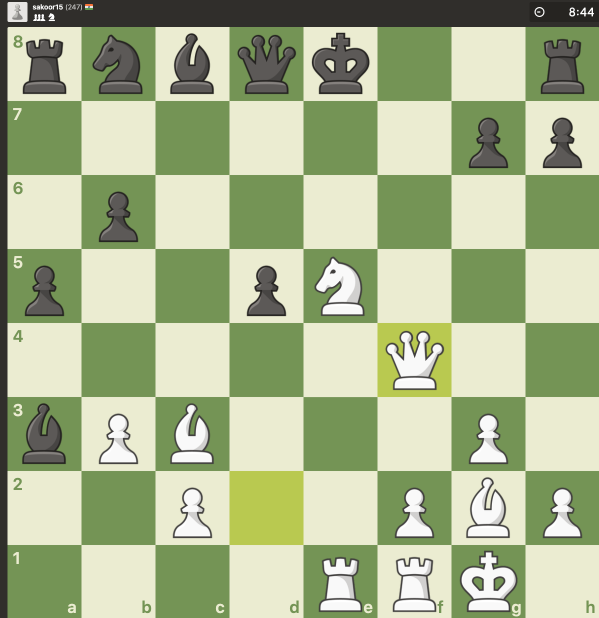
#> input picture Mate_in_One_White_move.png, 1198 x 1236 px (shown at 1/2 size)
$ python -i board_detect.py   (imports and definitions only)
#> lines starting #> are read from the running program, lines starting #| are printed output that depends on the picture
#> further down, picture is the input picture: PIL image 1198x1236 RGBA; mean R, G, B, A 168.3, 181.1, 142.1, 255
from __future__ import annotations

from dataclasses import dataclass

from PIL import Image, ImageOps


@dataclass
class BoardDetectionResult:
    board_image: Image.Image
    detection_confidence: float
    perspective_corrected: bool


def detect_and_normalize_board(
    image: Image.Image, out_size: int = 1024
) -> BoardDetectionResult:
    """
    Baseline board detector:
    - Finds non-background bounding box.
    - Center-crops to square.
    - Resizes to canonical board size.
    """
#> called with out_size = 1024
    gray = ImageOps.grayscale(image)
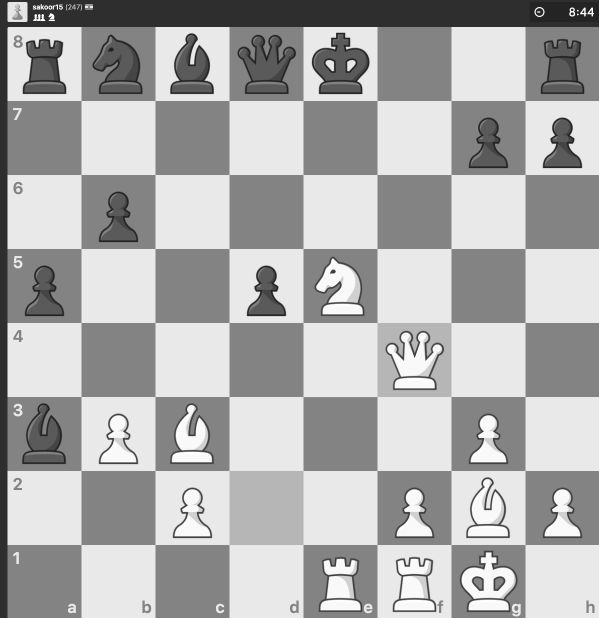
#> gray: PIL image 1198x1236 L (shown at 1/2 size); min 27, max 255, mean 172.9
    inv = ImageOps.invert(gray)
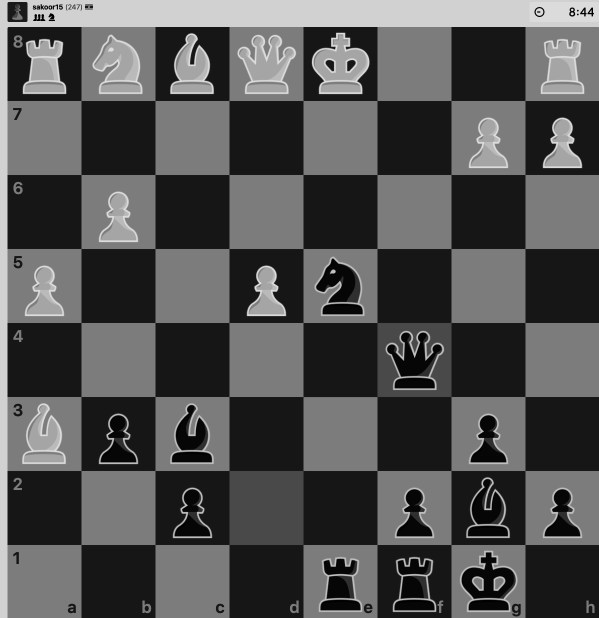
#> inv: PIL image 1198x1236 L (shown at 1/2 size); min 0, max 228, mean 82.1
    bbox = inv.getbbox()
#> bbox = (0, 0, 1198, 1236)
    if bbox is None:
        base = image
        conf = 0.35
    else:
        base = image.crop(bbox)
        conf = 0.65

    side = min(base.width, base.height)
#> side = 1198
    left = max(0, (base.width - side) // 2)
#> left = 0
    top = max(0, (base.height - side) // 2)
#> top = 19
    square = base.crop((left, top, left + side, top + side))
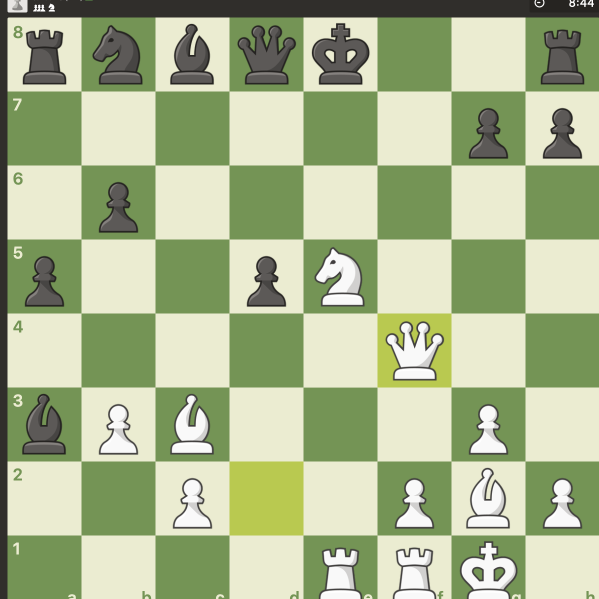
#> square: PIL image 1198x1198 RGBA (shown at 1/2 size); mean R, G, B, A 170, 182.9, 143.4, 255

    board = square.resize((out_size, out_size), Image.Resampling.LANCZOS)
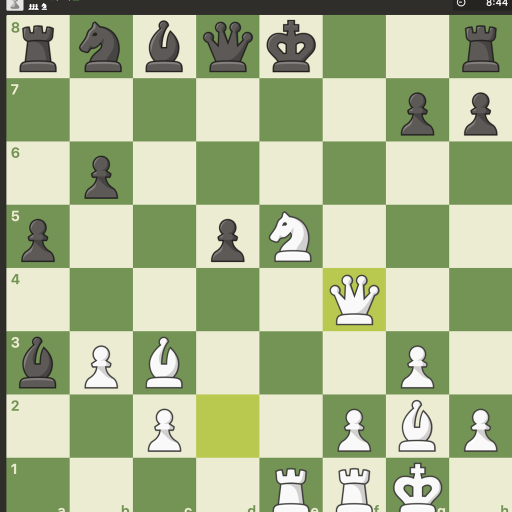
#> board: PIL image 1024x1024 RGBA (shown at 1/2 size); mean R, G, B, A 170, 182.9, 143.4, 255
    return BoardDetectionResult(
        board_image=board,
        detection_confidence=conf,
        perspective_corrected=False,  # placeholder for future homography stage
    )

>>> from PIL import Image
>>> picture = Image.open('../../../Mate_in_One_White_move.png')
>>> result = detect_and_normalize_board(picture)

$ run again, on Mate_one_White.png
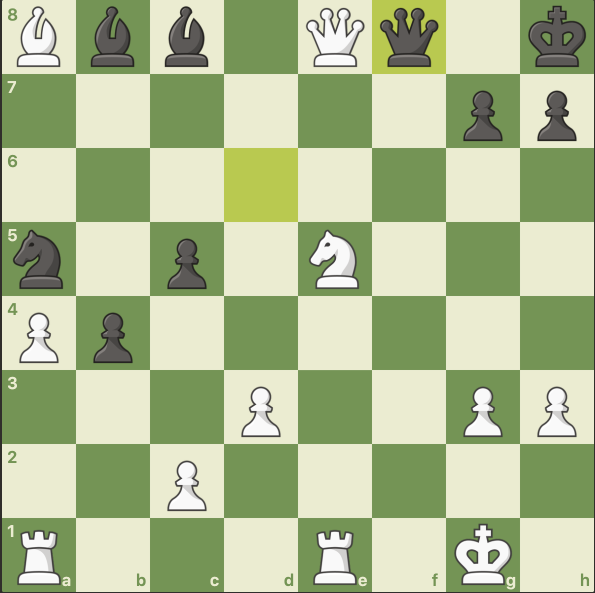
#> input picture Mate_one_White.png, 1190 x 1185 px (shown at 1/2 size)
#> picture is the input picture: PIL image 1190x1185 RGBA; mean R, G, B, A 175.2, 189.2, 147.5, 255
#> in detect_and_normalize_board, `inv = ImageOps.invert(gray)`:
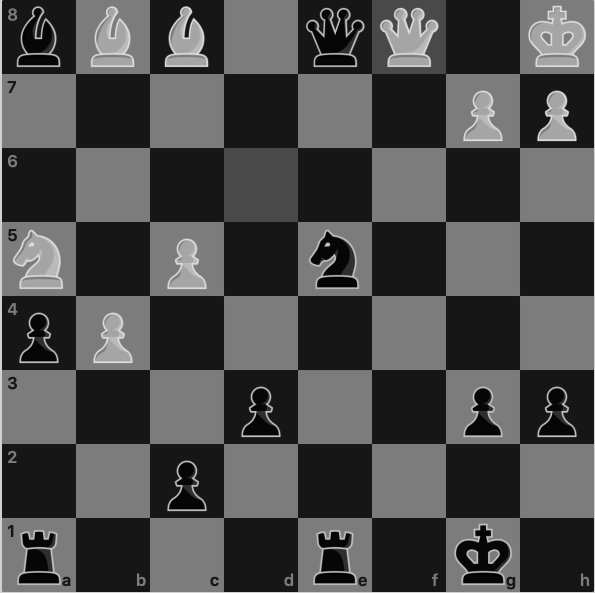
#> inv: PIL image 1190x1185 L (shown at 1/2 size); min 0, max 228, mean 74.7
#> bbox = (0, 0, 1190, 1185)
#> in detect_and_normalize_board, `board = square.resize((out_size, out_size), Image.Resampling.LANCZOS)`:
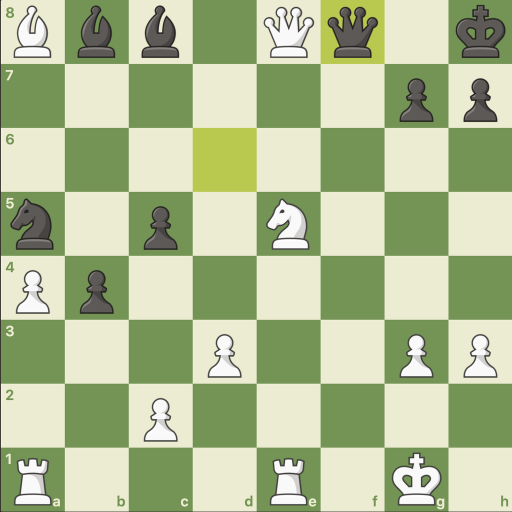
#> board: PIL image 1024x1024 RGBA (shown at 1/2 size); mean R, G, B, A 175.7, 189.7, 147.8, 255
